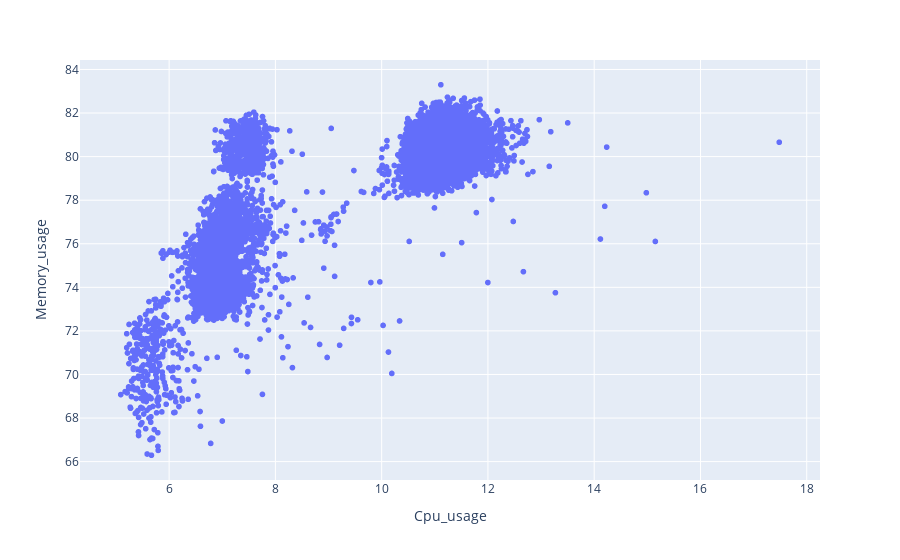

The cell this chart's notebook holds for it:
### Code cell
fig = px.scatter(sample_df, x="Cpu_usage", y="Memory_usage")
fig.show()

### Figure 1 — Plotly figure (JSON) as saved in the notebook; plotly's stock layout.template omitted (floating-point values rounded to 4 significant figures; data arrays with more than 128 entries replaced by an {"elided": "..."} marker saying what was removed)
{"data": [{"hovertemplate": "Cpu_usage=%{x}<br>Memory_usage=%{y}<extra></extra>", "legendgroup": "", "marker": {"color": "#636efa", "symbol": "circle"}, "mode": "markers", "name": "", "showlegend": false, "type": "scattergl", "x": {"elided": "10081 float values"}, "xaxis": "x", "y": {"elided": "10081 float values"}, "yaxis": "y"}], "layout": {"autosize": true, "legend": {"tracegroupgap": 0}, "margin": {"t": 60}, "xaxis": {"anchor": "y", "autorange": true, "domain": [0, 1], "range": [4.34, 18.23], "title": {"text": "Cpu_usage"}, "type": "linear"}, "yaxis": {"anchor": "x", "autorange": true, "domain": [0, 1], "range": [64.98, 84.62], "title": {"text": "Memory_usage"}, "type": "linear"}}}
